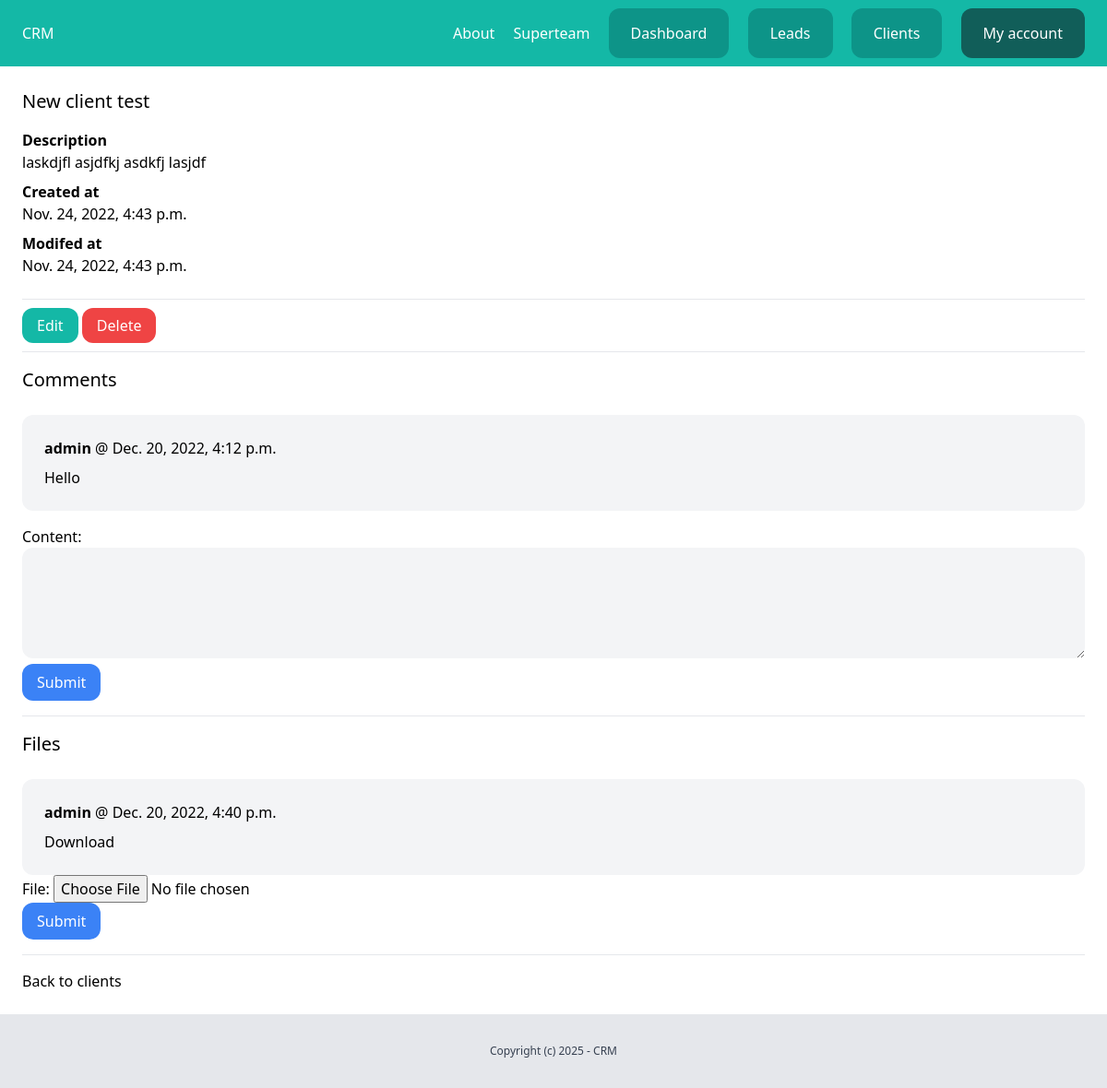
Page /dashboard/clients/2/ (signed in) on the committed database.
### team/models.py (models this page shows, shortened)
class Team(models.Model):
    plan = models.ForeignKey(Plan, related_name='teams', blank=True, null=True, on_delete=models.CASCADE)
    name = models.CharField(max_length=100)
    members = models.ManyToManyField(User, related_name='teams')
    created_by = models.ForeignKey(User, related_name='created_teams', on_delete=models.CASCADE)
    created_at = models.DateTimeField(auto_now_add=True)

### client/models.py (models this page shows, shortened)
class Client(models.Model):
    team = models.ForeignKey(Team, related_name='clients', on_delete=models.CASCADE)
    name = models.CharField(max_length=255)
    email = models.EmailField()
    description = models.TextField(blank=True, null=True)
    created_by = models.ForeignKey(User, related_name='clients', on_delete=models.CASCADE)
    created_at = models.DateTimeField(auto_now_add=True)
    modified_at = models.DateTimeField(auto_now=True)
    class Meta:
        ordering = ('name',)

class Comment(models.Model):
    team = models.ForeignKey(Team, related_name='client_comments', on_delete=models.CASCADE)
    client = models.ForeignKey(Client, related_name='comments', on_delete=models.CASCADE)
    content = models.TextField(blank=True, null=True)
    created_by = models.ForeignKey(User, related_name='client_comments', on_delete=models.CASCADE)
    created_at = models.DateTimeField(auto_now_add=True)

class ClientFile(models.Model):
    team = models.ForeignKey(Team, related_name='client_files', on_delete=models.CASCADE)
    client = models.ForeignKey(Client, related_name='files', on_delete=models.CASCADE)
    file = models.FileField(upload_to='clientfiles')
    created_by = models.ForeignKey(User, related_name='client_files', on_delete=models.CASCADE)
    created_at = models.DateTimeField(auto_now_add=True)

### client/views.py (the view)
# urls.py: path('<int:pk>/', views.clients_detail, name='detail'),
@login_required
def clients_detail(request, pk):
    team = request.user.userprofile.active_team
    client = get_object_or_404(team.clients, pk=pk)
    if request.method == 'POST':
        form = AddCommentForm(request.POST)
        if form.is_valid():
            comment = form.save(commit=False)
            comment.team = request.user.userprofile.get_active_team()
            comment.created_by = request.user
            comment.client = client
            comment.save()
            return redirect('clients:detail', pk=pk)
    else:
        form = AddCommentForm()
    return render(request, 'client/clients_detail.html', {
        'client': client,
        'form': form,
        'fileform': AddFileForm(),
    })

### client/forms.py
class AddCommentForm(forms.ModelForm):
    content = forms.CharField(
        widget=forms.Textarea(attrs={"rows":"5", "class": "w-full bg-gray-100 rounded-xl"})
    )
    class Meta:
        model = Comment
        fields = ('content',)

class AddFileForm(forms.ModelForm):
    class Meta:
        model = ClientFile
        fields = ('file',)

### team/context_processors.py (called while the page is built)
def active_team(request):
    if request.user.is_authenticated:
        active_team = request.user.userprofile.get_active_team()
        if not active_team:
            active_team = Team.objects.filter(created_by=request.user)[0]
    else:
        active_team = None
    return {'active_team': active_team}

### userprofile/models.py (called while the page is built)
    def get_active_team(self):
        if self.active_team:
            return self.active_team
        else:
            return Team.objects.filter(members__in=[self.user.id]).first()

### client/templates/client/clients_detail.html (shortened to what this page needs)
{% extends 'core/base.html' %}
{% block content %}
    <div class="py-6 px-6">
        <h1 class="mb-4 text-xl">{{ client.name }}</h1>
        {% if client.description %}
            <p class="font-semibold">Description</p>
            <p class="mb-2">{{ client.description }}</p>
        {% endif %}
        <p class="font-semibold">Created at</p>
        <p class="mb-2">{{ client.created_at }}</p>
        <p class="font-semibold">Modifed at</p>
        <p class="mb-6">{{ client.modified_at }}</p>
        <hr class="my-4">
        <a href="{% url 'clients:edit' client.id %}" class="py-2 px-4 rounded-xl bg-teal-500 text-white">Edit</a>
        <a href="{% url 'clients:delete' client.id %}" class="py-2 px-4 rounded-xl bg-red-500 text-white">Delete</a>
        <hr class="my-4">
        <h2 class="mb-6 text-xl">Comments</h2>
        <div class="space-y-4">
            {% for comment in client.comments.all %}
                <div class="bg-gray-100 p-6 rounded-xl">
                    <p class="mb-2"><strong>{{ comment.created_by }}</strong> @ {{ comment.created_at }}</p>
                    {{ comment.content }}
                </div>
            {% endfor %}
        </div>
        <form method="post" action="{% url 'clients:add_comment' client.id %}" class="my-4">
            {{ form.as_p }}
            <button class="py-2 px-4 rounded-xl bg-blue-500 text-white">Submit</button>
        </form>
        <hr class="my-4">
        <h2 class="mb-6 text-xl">Files</h2>
        <div class="space-y-4">
            {% for file in client.files.all %}
                <div class="bg-gray-100 p-6 rounded-xl">
                    <p class="mb-2"><strong>{{ file.created_by }}</strong> @ {{ file.created_at }}</p>
                    <a href="{{ file.file.url }}">Download</a>
                </div>
            {% endfor %}
        </div>
        <form method="post" action="{% url 'clients:add_file' client.id %}" enctype="multipart/form-data">
            {{ fileform.as_p }}
            <button class="py-2 px-4 rounded-xl bg-blue-500 text-white">Submit</button>
        </form>
        <hr class="my-4">
        <a href="{% url 'clients:list' %}">Back to clients</a>
    </div>
{% endblock %}

### core/templates/core/partials/nav.html
<nav class="py-6 px-6 flex justify-between bg-teal-500">
    <a href="/" class="text-white">CRM</a>
    <div class="space-x-4">
        <a href="{% url 'about' %}" class="text-white">About</a>
        {% if request.user.is_authenticated %}
            <a href="{% url 'team:detail' active_team.id %}" class="text-white">{{ active_team.name }}</a>
            <a href="{% url 'dashboard:index' %}" class="py-4 px-6 bg-teal-600 rounded-xl text-white">Dashboard</a>
            <a href="{% url 'leads:list' %}" class="py-4 px-6 bg-teal-600 rounded-xl text-white">Leads</a>
            <a href="{% url 'clients:list' %}" class="py-4 px-6 bg-teal-600 rounded-xl text-white">Clients</a>
            <a href="{% url 'userprofile:myaccount' %}" class="py-4 px-6 bg-teal-800 rounded-xl text-white">My account</a>
        {% else %}
            <a href="{% url 'login' %}" class="py-4 px-6 bg-teal-600 rounded-xl text-white">Log in</a>
            <a href="{% url 'userprofile:signup' %}" class="py-4 px-6 bg-teal-300 rounded-xl text-white">Sign up</a>
        {% endif %}
    </div>
</nav>

### rows in the picture
Team: name "Superteam"
Client: name "New client test", description "laskdjfl asjdfkj asdkfj lasjdf", created_at "Nov. 24, 2022, 4:43 p.m.", modified_at "Nov. 24, 2022, 4:43 p.m."
Comment: created_by "admin", created_at "Dec. 20, 2022, 4:12 p.m.", content "Hello"
ClientFile: created_by "admin", created_at "Dec. 20, 2022, 4:40 p.m."
